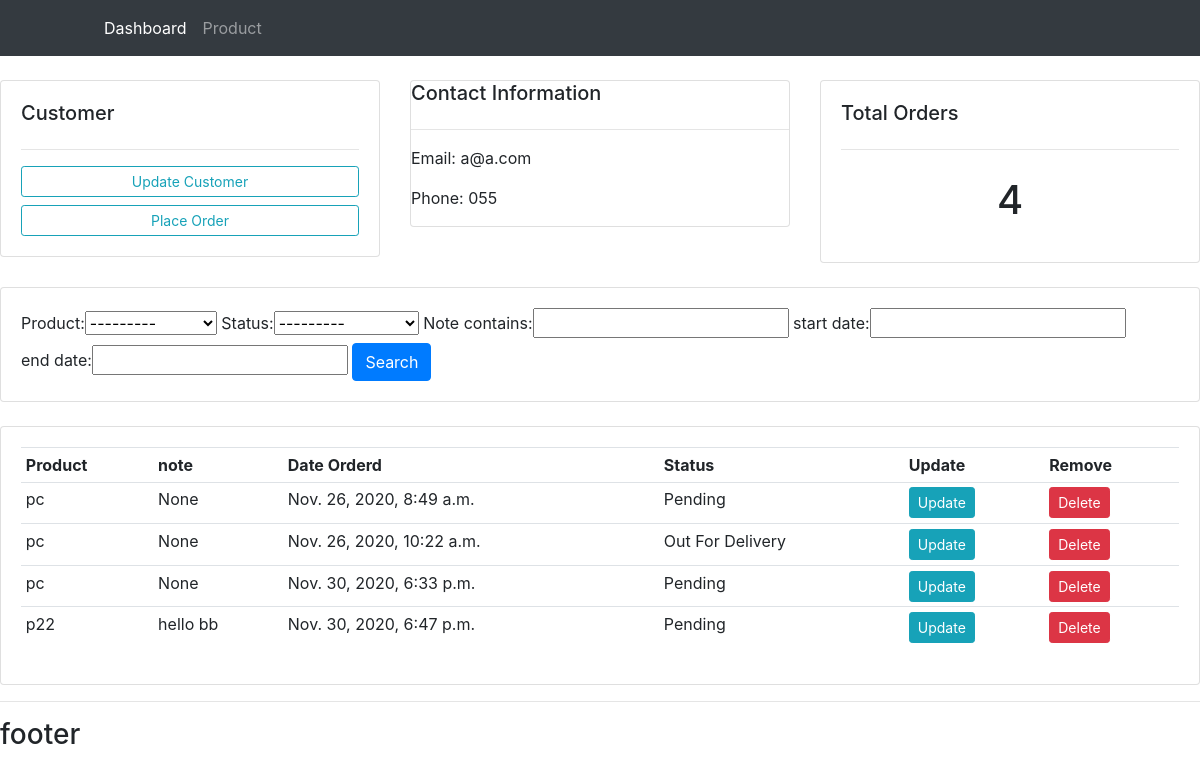
The app's page /customer/2/ with its own data.
### accounts/models.py (models this page shows, shortened)
class Customer(models.Model):
    name = models.CharField(max_length=20,null=True)
    phone = models.CharField(max_length=20,null=True)
    email = models.EmailField(max_length=50,null=True)
    date_created = models.DateTimeField(auto_now_add=True)

class Order(models.Model):
    STATUS=(
        ('Pending','Pending'),
        ('Out For Delivery','Out For Delivery'),
        ('Delivered','Delivered'),
    )
    customer = models.ForeignKey(Customer,null=True, on_delete=models.SET_NULL)
    product = models.ForeignKey(Product,null=True, on_delete=models.SET_NULL)
    status = models.CharField(max_length = 150,null=True,choices=STATUS)
    date_created = models.DateTimeField(auto_now_add=True,null=True)
    note = models.CharField(max_length=1000,null=True)

class Product(models.Model):
    CATEGORY=(
        ('Indoor','Indoor'),
        ('Outdoor','Outdoor'),
    )
    name = models.CharField(max_length = 200,null=True)
    price = models.FloatField(null=True)
    category = models.CharField(max_length = 200,null=True,choices=CATEGORY)
    description = models.CharField(max_length = 200,null=True,blank=True)
    date_created = models.DateTimeField(auto_now_add=True,null=True)
    tags = models.ManyToManyField(Tag)
    def __str__(self):
        return self.name

### accounts/views.py (the view)
# urls.py: path('customer/<str:pk_test>/', views.customer, name='customer'),
def customer(request,pk_test):
    customer = Customer.objects.get(id=pk_test)
    orders = customer.order_set.all()
    orders_count = orders.count()
    myFilter = OrderFilter(request.GET,queryset=orders)
    orders = myFilter.qs
    context = {
        'customer':customer,
        'orders':orders,
        'orders_count':orders_count,
        'myFilter':myFilter,
        }
    return render(request,'accounts/customer.html', context)

### templates/accounts/customer.html (shortened to what this page needs)
{%  extends 'accounts/main.html' %}
{% block content %}
	<br>
<div class="row">
	<div class="col-md">
		<div class="card card-body">
			<h5> Customer </h5>
			<hr>
			<a class="btn btn-outline-info  btn-sm btn-block" href="">Update Customer</a>
			<a class="btn btn-outline-info  btn-sm btn-block" href="{% url 'create_order' customer.id %}">Place Order</a>
		</div>
	</div>
	<div class="col-md">
		<div class="card card-title">
			<h5>Contact Information</h5>
			<hr>
			<p>Email: {{customer.email}}</p>
			<p>Phone: {{customer.phone}}</p>
		</div>
	</div>
	<div class="col-md">
		<div class="card card-body">
			<h5>Total Orders</h5>
			<hr>
			<h1 style="text-align: center;padding: 10px">{{orders_count}}</h1>
		</div>
	</div>
</div>
<br>
<div class="row">
	<div class="col">
		<div class="card card-body">
			<form method="get">
				{{myFilter.form}}
		    	<button class="btn btn-primary" type="submit">Search</button>
		  </form>
		</div>
	</div>
</div>
<br>
<div class="row">
	<div class="col-md">
		<div class="card card-body">
			<table class="table table-sm">
				<tr>
					<th>Product</th>
					<th>note</th>
					<th>Date Orderd</th>
					<th>Status</th>
					<th>Update</th>
					<th>Remove</th>
				</tr>
				{% for order in orders %}
					<tr>
						<td>{{order.product}}</td>
						<td>{{order.note}}</td>
						<td>{{order.date_created}}</td>
						<td>{{order.status}}</td>
						<td><a class="btn btn-sm btn-info" href="{% url 'update_order' order.id %}">Update</a></td>
						<td><a class="btn btn-sm btn-danger" href="{% url 'delete_order' order.id %}">Delete</a></td>
					</tr>
				{% endfor %}
			</table>
		</div>
	</div>
</div>
{% endblock %}

### static/css/main.css (style rules this page uses)
body { background-color: #ebeff5; }

### records on screen
Customer: email "a@a.com", phone "055"
Order: product "pc", note "None", date_created "Nov. 26, 2020, 8:49 a.m.", status "Pending"
Order: product "pc", note "None", date_created "Nov. 26, 2020, 10:22 a.m.", status "Out For Delivery"
Order: product "pc", note "None", date_created "Nov. 30, 2020, 6:33 p.m.", status "Pending"
Order: product "p22", note "hello bb", date_created "Nov. 30, 2020, 6:47 p.m.", status "Pending"

### other values on screen
{{ orders_count }} "4"
